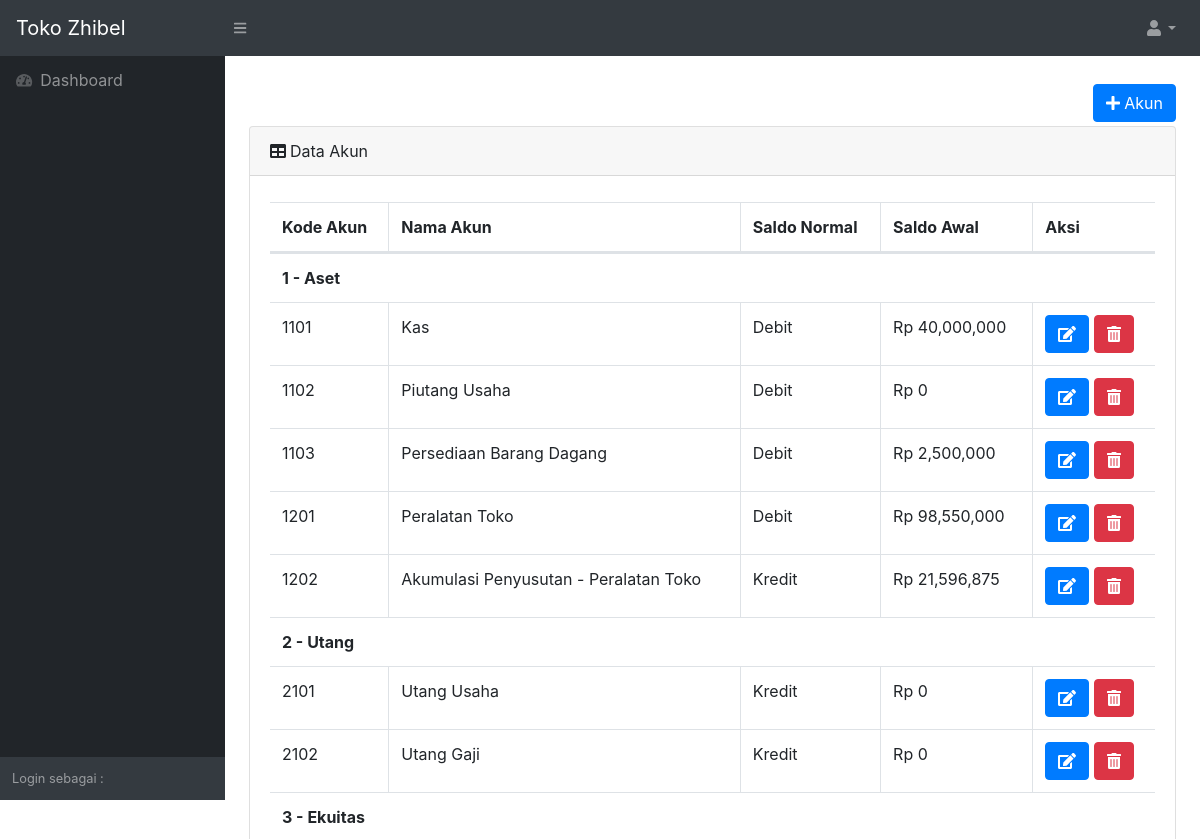
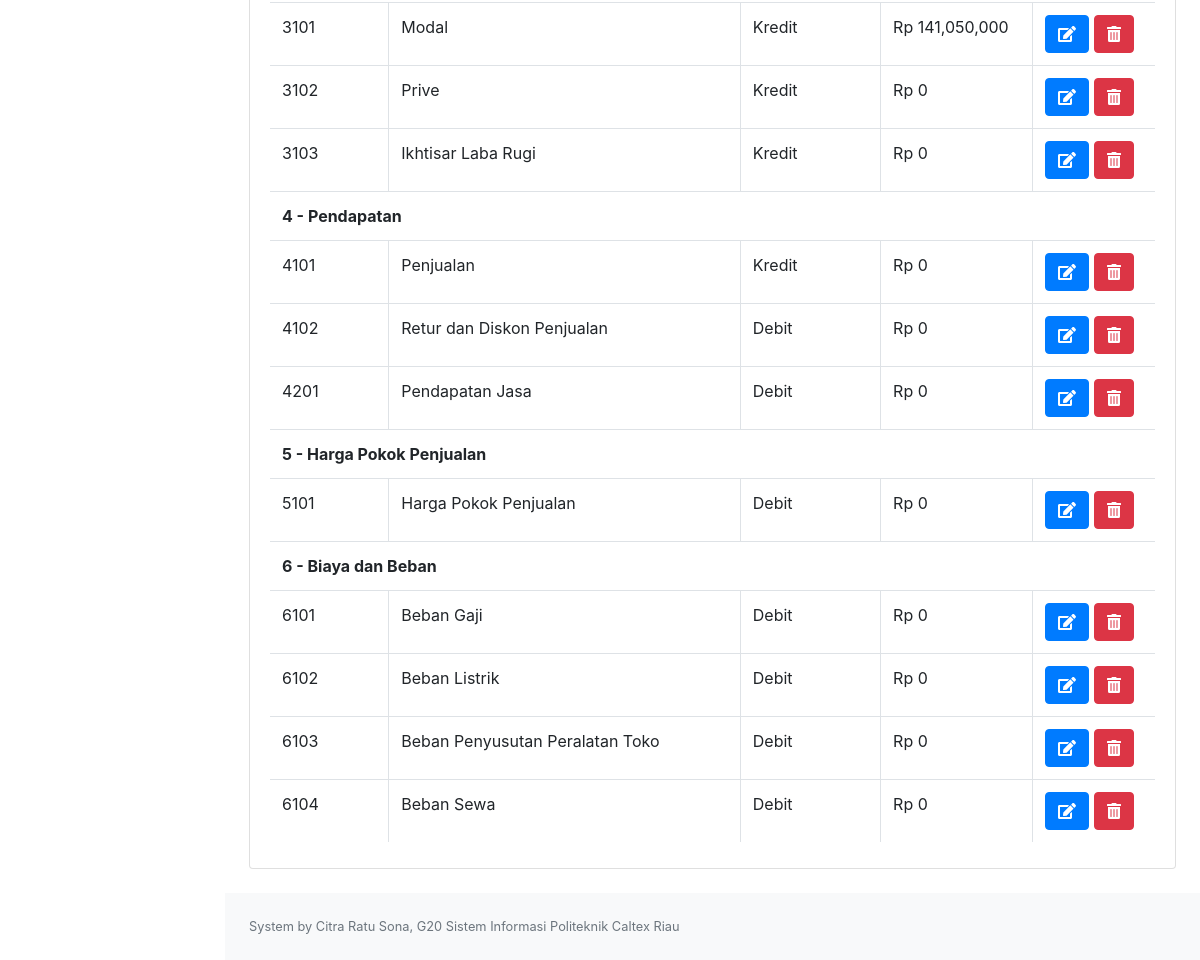
/views/akunlist.php (signed in), run on the app's committed database (2 pictures, top to bottom).
### tables this page shows
CREATE TABLE `akun` (
  `akunId` int(11) NOT NULL,
  `akunNama` varchar(255) NOT NULL,
  `akunJenis` varchar(255) NOT NULL,
  `akunSaldoNormal` varchar(255) NOT NULL,
  `akunSaldoAwal` bigint(20) NOT NULL
);

### models/ClassAkun.php (called while the page is built, shortened)
<?php
class Akun{
    function __construct(){
        $con = mysqli_connect("localhost","root","","suryajaya");
        $this->con=$con;
    }
    function tampilAkun($jenisakun){
        $query = mysqli_query($this->con,"SELECT akunId, akunNama, akunSaldoNormal, concat('Rp ', format(akunSaldoAwal, 0)) as saldo_awal FROM akun WHERE akunJenis='$jenisakun'");
        while($a = mysqli_fetch_assoc($query)){
            $data[] = $a;
        }
        return $data;
    }
}

### views/akunlist.php (the view, shortened to what this page needs)
<?php
include 'header.php';
?>
<div class="container-fluid">
<div class="row">
    <div class="col-md-12 text-right">
    <button type="button" class="btn btn-primary my-1" data-toggle="modal" data-target="#addakun"><i class="fas fa-plus"></i> Akun</button>
    </div>
</div>
    <div class="card mb-4">
        <div class="card-header"><i class="fas fa-table mr-1"></i>Data Akun </div>
            <div class="card-body">
                <div class="table-responsive">
                    <table class="table table-bordered table-hover" id="dataTable" width="100%" cellspacing="0">
                        <thead>
                            <tr>
                                <th>Kode Akun</th>
                                <th>Nama Akun</th>
                                <th>Saldo Normal</th>
                                <th>Saldo Awal</th>
                                <th>Aksi</th>
                            </tr>
                            </thead>
                            <tbody>
                            <?php
                            include '../models/ClassAkun.php';
                            $jenisakun = "Aset";
                            $p = new Akun;
                            $data = $p->tampilAkun($jenisakun);
                            echo "<tr><td colspan='6'><b> 1 - ".$jenisakun."</b></td></tr>";
                            foreach($data as $a):
                            ?>
                            <tr>
                                <td><?= $a['akunId'];?></td>
                                <td><?= $a['akunNama'];?></td>
                                <td><?= $a['akunSaldoNormal'];?></td>
                                <td><?= $a['saldo_awal'];?></td>
                                <td>
                                <a class="btn btn-primary" href="formakunedit.php?ubahakunid=<?= $a['akunId']?>" role="button"><i class="fas fa-edit" data-toggle="tooltip" title="Edit"></i></a>
                                <a class="btn btn-danger" href="../controllers/Akunolah.php?hapusakunid=<?= $a['akunId']?>" role="button"><i class="fas fa-trash-alt" data-toggle="tooltip" title="Hapus" onclick="return confirm('Apakah yakin untuk menghapus Akun?');"></i></a>
                                </td>
                            </tr>
                            <?php endforeach;
                            $jenisakun = "Utang";
                            $p = new Akun;
                            $data = $p->tampilAkun($jenisakun);
                            echo "<tr><td colspan='6'><b> 2 - ".$jenisakun."</b></td></tr>";
                            foreach($data as $a):
                            ?>
                            <tr>
                                <td><?= $a['akunId'];?></td>
                                <td><?= $a['akunNama'];?></td>
                                <td><?= $a['akunSaldoNormal'];?></td>
                                <td><?= $a['saldo_awal'];?></td>
                                <td>
                                <a class="btn btn-primary" href="formakunedit.php?ubahakunid=<?= $a['akunId']?>" role="button"><i class="fas fa-edit" data-toggle="tooltip" title="Edit"></i></a>
                                <a class="btn btn-danger" href="../controllers/Akunolah.php?hapusakunid=<?= $a['akunId']?>" role="button"><i class="fas fa-trash-alt" data-toggle="tooltip" title="Hapus" onclick="return confirm('Apakah yakin untuk menghapus Akun?');"></i></a>
                                </td>
                            </tr>
                            <?php endforeach;
                            $jenisakun = "Ekuitas";
                            $p = new Akun;
                            $data = $p->tampilAkun($jenisakun);
                            echo "<tr><td colspan='6'><b> 3 - ".$jenisakun."</b></td></tr>";
                            foreach($data as $a):
                            ?>
                            <tr>
                                <td><?= $a['akunId'];?></td>
                                <td><?= $a['akunNama'];?></td>
                                <td><?= $a['akunSaldoNormal'];?></td>
                                <td><?= $a['saldo_awal'];?></td>
                                <td>
                                <a class="btn btn-primary" href="formakunedit.php?ubahakunid=<?= $a['akunId']?>" role="button"><i class="fas fa-edit" data-toggle="tooltip" title="Edit"></i></a>
                                <a class="btn btn-danger" href="../controllers/Akunolah.php?hapusakunid=<?= $a['akunId']?>" role="button"><i class="fas fa-trash-alt" data-toggle="tooltip" title="Hapus" onclick="return confirm('Apakah yakin untuk menghapus Akun?');"></i></a>
                                </td>
                            </tr>
                            <?php
                            endforeach;
                            $jenisakun = "Pendapatan";
                            $p = new Akun;
                            $data = $p->tampilAkun($jenisakun);
                            echo "<tr><td colspan='6'><b> 4 - ".$jenisakun."</b></td></tr>";
                            foreach($data as $a):
                            ?>
                            <tr>
                                <td><?= $a['akunId'];?></td>
                                <td><?= $a['akunNama'];?></td>
                                <td><?= $a['akunSaldoNormal'];?></td>
                                <td><?= $a['saldo_awal'];?></td>
                                <td>
                                <a class="btn btn-primary" href="formakunedit.php?ubahakunid=<?= $a['akunId']?>" role="button"><i class="fas fa-edit" data-toggle="tooltip" title="Edit"></i></a>
                                <a class="btn btn-danger" href="../controllers/Akunolah.php?hapusakunid=<?= $a['akunId']?>" role="button"><i class="fas fa-trash-alt" data-toggle="tooltip" title="Hapus" onclick="return confirm('Apakah yakin untuk menghapus Akun?');"></i></a>
                                </td>
                            </tr>
                            <?php
                            endforeach;
                            $jenisakun = "Harga Pokok Penjualan";
                            $p = new Akun;
                            $data = $p->tampilAkun($jenisakun);
                            echo "<tr><td colspan='6'><b> 5 - ".$jenisakun."</b></td></tr>";
                            foreach($data as $a):
                            ?>
                            <tr>
                                <td><?= $a['akunId'];?></td>
                                <td><?= $a['akunNama'];?></td>
                                <td><?= $a['akunSaldoNormal'];?></td>
                                <td><?= $a['saldo_awal'];?></td>
                                <td>
                                <a class="btn btn-primary" href="formakunedit.php?ubahakunid=<?= $a['akunId']?>" role="button"><i class="fas fa-edit" data-toggle="tooltip" title="Edit"></i></a>
                                <a class="btn btn-danger" href="../controllers/Akunolah.php?hapusakunid=<?= $a['akunId']?>" role="button"><i class="fas fa-trash-alt" data-toggle="tooltip" title="Hapus" onclick="return confirm('Apakah yakin untuk menghapus Akun?');"></i></a>
                                </td>
                            </tr>
                            <?php
                            endforeach;
                            $jenisakun = "Biaya dan Beban";
                            $p = new Akun;
                            $data = $p->tampilAkun($jenisakun);
                            echo "<tr><td colspan='6'><b> 6 - ".$jenisakun."</b></td></tr>";
                            foreach($data as $a):
                            ?>
                            <tr>
                                <td><?= $a['akunId'];?></td>
                                <td><?= $a['akunNama'];?></td>
                                <td><?= $a['akunSaldoNormal'];?></td>
                                <td><?= $a['saldo_awal'];?></td>
                                <td>
                                <a class="btn btn-primary" href="formakunedit.php?ubahakunid=<?= $a['akunId']?>" role="button"><i class="fas fa-edit" data-toggle="tooltip" title="Edit"></i></a>
                                <a class="btn btn-danger" href="../controllers/Akunolah.php?hapusakunid=<?= $a['akunId']?>" role="button"><i class="fas fa-trash-alt" data-toggle="tooltip" title="Hapus" onclick="return confirm('Apakah yakin untuk menghapus Akun?');"></i></a>
                                </td>
                            </tr>
                            <?php
                            endforeach;
                            ?>
                        </tbody>
                    </table>
                </div>
            </div>
    </div>
</div>
<?php
include 'footer.php';
?>

### views/header.php (shortened to what this page needs)
<!DOCTYPE html>
<html lang="en">
    <head>
        <link href="http://localhost/suryajaya/assets/css/dataTables.bootstrap4.min.css" rel="stylesheet"/>
        <link href="http://localhost/suryajaya/assets/css/styles.css" rel="stylesheet" />
    </head>
    <body class="sb-nav-fixed">
        <nav class="sb-topnav navbar navbar-expand navbar-dark bg-dark">
            <a class="navbar-brand" href="home.php">Toko Zhibel</a><button class="btn btn-link btn-sm order-1 order-lg-0" id="sidebarToggle" href="#"><i class="fas fa-bars"></i></button
            >
            <ul class="navbar-nav ml-auto ml-md-0">
                <li class="nav-item dropdown">
                    <a class="nav-link dropdown-toggle" id="userDropdown" href="#" role="button" data-toggle="dropdown" aria-haspopup="true" aria-expanded="false"><i class="fas fa-user fa-fw"></i></a>
                </li>
            </ul>
        </nav>
        <div id="layoutSidenav">
            <div id="layoutSidenav_nav">
                <nav class="sb-sidenav accordion sb-sidenav-dark" id="sidenavAccordion">
                    <div class="sb-sidenav-menu">
                        <div class="nav">
                            <a class="nav-link" href="home.php"
                                ><div class="sb-nav-link-icon"><i class="fas fa-tachometer-alt"></i></div>
                                Dashboard</a>
                            </div>
                        </div>
                    <div class="sb-sidenav-footer">
                        <div class="small">Login sebagai :</div>
                    </div>
                </nav>
            </div>
            <div id="layoutSidenav_content">
                <main>
                </main>

### views/footer.php (shortened to what this page needs)
<footer class="py-4 bg-light mt-auto">
                    <div class="container-fluid">
                        <div class="d-flex align-items-center justify-content-between small">
                            <div class="text-muted">System by Citra Ratu Sona, G20 Sistem Informasi Politeknik Caltex Riau</div>
                        </div>
                    </div>
</footer>
</html>

### data on the page
akun: akunId "1101", akunNama "Kas", akunSaldoNormal "Debit", saldo_awal "Rp 40,000,000"
akun: akunId "1102", akunNama "Piutang Usaha", akunSaldoNormal "Debit", saldo_awal "Rp 0"
akun: akunId "1103", akunNama "Persediaan Barang Dagang", akunSaldoNormal "Debit", saldo_awal "Rp 2,500,000"
akun: akunId "1201", akunNama "Peralatan Toko", akunSaldoNormal "Debit", saldo_awal "Rp 98,550,000"
akun: akunId "1202", akunNama "Akumulasi Penyusutan - Peralatan Toko", akunSaldoNormal "Kredit", saldo_awal "Rp 21,596,875"
akun: akunId "2101", akunNama "Utang Usaha", akunSaldoNormal "Kredit", saldo_awal "Rp 0"
akun: akunId "2102", akunNama "Utang Gaji", akunSaldoNormal "Kredit", saldo_awal "Rp 0"
akun: akunId "3101", akunNama "Modal", akunSaldoNormal "Kredit", saldo_awal "Rp 141,050,000"
akun: akunId "3102", akunNama "Prive", akunSaldoNormal "Kredit", saldo_awal "Rp 0"
akun: akunId "3103", akunNama "Ikhtisar Laba Rugi", akunSaldoNormal "Kredit", saldo_awal "Rp 0"
akun: akunId "4101", akunNama "Penjualan", akunSaldoNormal "Kredit", saldo_awal "Rp 0"
akun: akunId "4102", akunNama "Retur dan Diskon Penjualan", akunSaldoNormal "Debit", saldo_awal "Rp 0"
akun: akunId "4201", akunNama "Pendapatan Jasa", akunSaldoNormal "Debit", saldo_awal "Rp 0"
akun: akunId "5101", akunNama "Harga Pokok Penjualan", akunSaldoNormal "Debit", saldo_awal "Rp 0"
akun: akunId "6101", akunNama "Beban Gaji", akunSaldoNormal "Debit", saldo_awal "Rp 0"
akun: akunId "6102", akunNama "Beban Listrik", akunSaldoNormal "Debit", saldo_awal "Rp 0"
akun: akunId "6103", akunNama "Beban Penyusutan Peralatan Toko", akunSaldoNormal "Debit", saldo_awal "Rp 0"
akun: akunId "6104", akunNama "Beban Sewa", akunSaldoNormal "Debit", saldo_awal "Rp 0"

### other printed values
$jenisakun "Aset"
$jenisakun "Utang"
$jenisakun "Ekuitas"
$jenisakun "Pendapatan"
$jenisakun "Harga Pokok Penjualan"
$jenisakun "Biaya dan Beban"
